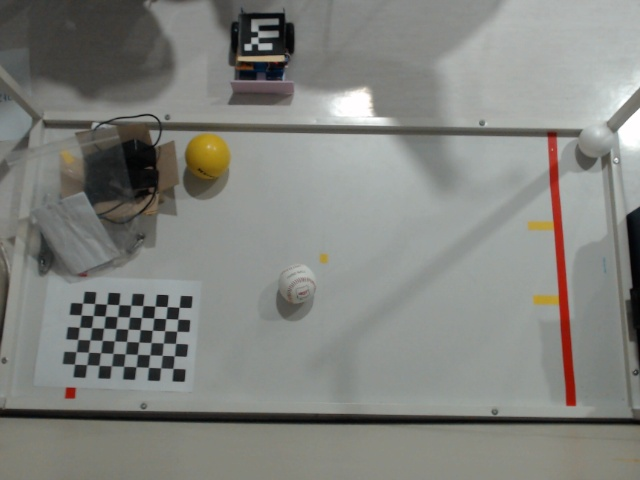
#> input picture assets/calibrate3.jpg, 640 x 480 px
$ python camera.py
#> lines starting #> are read from the running program, lines starting #| are printed output that depends on the picture; after the words box and inside, x2 and y2 are one past the last pixel; in counts of white or black regions, pixels touching at a corner belong together
import cv2
import numpy as np
import cv2.aruco as aruco
import glob
import math
import yaml
import time
import argparse
import sys

class CameraModule:
    def __init__(self, cfg):
        """
        Camera module for the soccer environment.
        Return observations, reward and is_terminate from the camera.

        Args:
            cfg: The configuration file for the camera module.
        """
        self.camera_cfg = cfg['defaults']['camera']
        ball_cfg = self.camera_cfg['ball']
        robot_cfg = self.camera_cfg['robot']
        reward_condition = self.camera_cfg['reward_condition']
        done_condition = self.camera_cfg['done_condition']
        coord_transformer_cfg = self.camera_cfg['coord_transformer']

        self.ball_position, self.robot_a_pos, self.robot_a_angle, self.robot_b_pos, self.robot_b_angle = None, None, None, None, None

        self.ball_tracker = BallTracker(ball_cfg)
        self.robot_tracker = RobotTracker(robot_cfg)
        self.reward_processor = RewardProcessor(reward_condition)
        self.done_processor = TerminationDetector(done_condition)
        self.coord_transformer = CoordinateTransformer(coord_transformer_cfg)

        camera_index = self.camera_cfg['camera_index']
        self.capture = cv2.VideoCapture(camera_index)
        self.capture.set(cv2.CAP_PROP_FRAME_WIDTH, 640)
        self.capture.set(cv2.CAP_PROP_FRAME_HEIGHT, 480)
        # self.capture.set(cv2.CAP_PROP_FPS, 5)

        criteria = (cv2.TERM_CRITERIA_EPS + cv2.TERM_CRITERIA_MAX_ITER, 30, 0.001)

        objp = np.zeros((6*9,3), np.float32)
        objp[:,:2] = np.mgrid[0:9,0:6].T.reshape(-1,2)

        objpoints = [] # 3d point in real world space
        imgpoints = [] # 2d points in image plane.

        images = glob.glob(f'{self.camera_cfg["calibrate_image_path"]}/calibrate*.jpg')
        print(images)
        for fname in images:
            img = cv2.imread(fname)
#> img is the input picture: shape (480, 640, 3); mean B, G, R 126.7, 131.3, 129.9
            gray = cv2.cvtColor(img,cv2.COLOR_BGR2GRAY)

            ret, corners = cv2.findChessboardCorners(gray, (9,6),None)
#> ret = True; corners = 54 rows, first 8: [173, 368.5], [161, 368.1], [148.2, 367.4], [136.1, 367], [123.6, 366.3], [111.2, 365.7], [98.49, 365.6], [86.48, 364.6]
            if ret == True:
                objpoints.append(objp)
                corners2 = cv2.cornerSubPix(gray,corners,(11,11),(-1,-1),criteria)
#> corners2 = 54 rows, first 8: [167.7, 368.4], [167.7, 368.4], [142.5, 367.3], [143.2, 360.8], [119.1, 359.1], [105.8, 358.7], [93.19, 365.2], [81.29, 358.7]
                imgpoints.append(corners2)
                img = cv2.drawChessboardCorners(img, (7,6), corners2,ret)
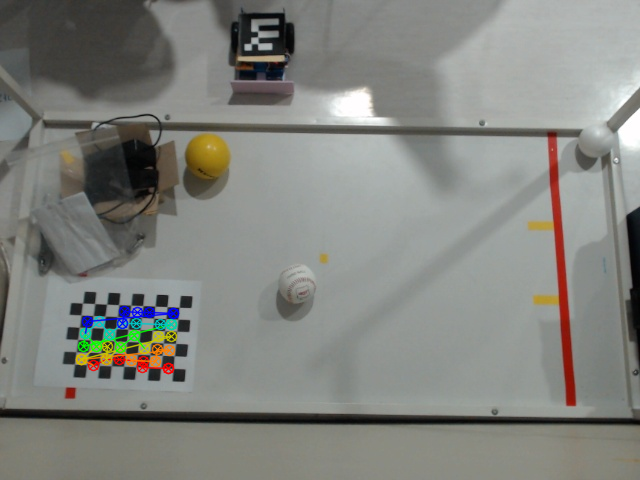
#> img: shape (480, 640, 3); 1.38% of pixels changed, all inside (x1, y1, x2, y2) = (75, 305, 180, 375)
                cv2.imshow('img',img)
                cv2.waitKey(500)
        cv2.destroyAllWindows()

        self.ret, self.mtx, self.dist, self.rvecs, self.tvecs = cv2.calibrateCamera(objpoints, imgpoints, gray.shape[::-1],None,None)
#> self.ret = 7.29; self.mtx = [[52.63, 0, 318.8], [0, 37.57, 239.4], [0, 0, 1]]; self.dist = [[-0.0081, 0.000384, 0.00899, 0.0305, -3.04e-06]]; self.rvecs = ([-0.00702, -0.0994, 3.37],); self.tvecs = ([-12.69, 9.85, 2.72],)
        self.robot_tracker.mtx, self.robot_tracker.dist = self.mtx, self.dist

    # [17 lines left out: function camera_init, not called in this run]

    def get_frame(self):
        """
        Gets the current frame from the camera.

        Returns:
            The current frame from the camera.
        """
        _, frame = self.capture.read()
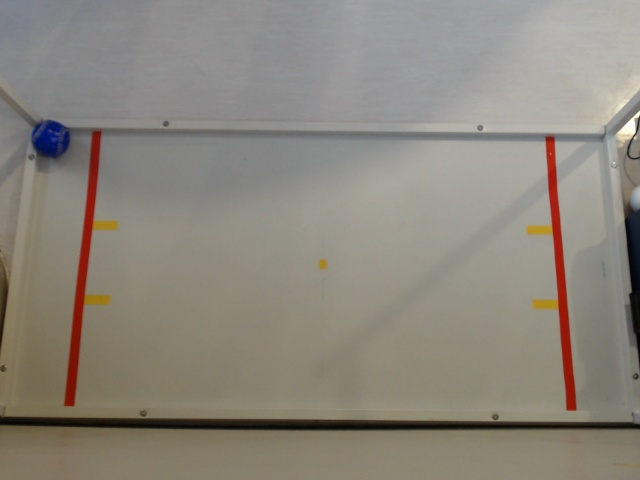
#> input picture client/ball_coord_test/ball0_548.jpg, 640 x 480 px, given in place of the camera
#> frame is the input picture: shape (480, 640, 3); mean B, G, R 124.6, 134.5, 139.9
        return frame

    # [70 lines left out: functions get_obs, get_opponent_obs, test_get_obs, close, not called in this run]

class RewardProcessor:
    def __init__(self, reward_condition):
        """
        Reward module for the soccer environment.
        Calculates reward from the camera.

        Args:
            reward_condition: The condition to calculate the reward from.
        """
        self.ball_reward = reward_condition['ball_reward']
        self.done_reward = reward_condition['done_reward']

        self.x0, self.r0 = self.ball_reward[0] # 100, -0.01
        self.x1, self.r1 = self.ball_reward[1] # 1050, 0.01
        self.done_x0, self.done_r0 = self.done_reward[0] # 100, -1
        self.done_x1, self.done_r1 = self.done_reward[1] # 1050, 1

    # [18 lines left out: function get_reward, not called in this run]


class TerminationDetector:
    def __init__(self, done_condition):
        """
        Detection module for the soccer environment.

        Args:
            done_condition: The condition to calculate if the episode should terminate from.
        """
        self.goal_pos_left, self.goal_pos_right = done_condition

    # [11 lines left out: function is_terminate, not called in this run]

class BallTracker:
    def __init__(self, ball_cfg):
        """
        Module for tracking the ball in the frame.

        Args:
            ball_template_path: Path to the ball template image.
        """
        ball_template_paths = ball_cfg['template_path']
        self.boundary_points = ball_cfg['boundary_points']
        self.ball_template_list = []
        for ball_template_path in ball_template_paths:
            self.ball_template_list.append(cv2.imread(ball_template_path))
        # self.ball_template = cv2.imread(ball_template_path)
        # _, self.w, self.h = ball_template_path[0].shape[::-1]  # Template width and height
        # print(self.w, self.h)

    def track_ball(self, frame):
        """
        Tracks the ball in the frame.

        Args:
            frame: The frame to track the ball in.

        Returns:
            The position of the ball in the frame (center point of the matched area).
        """
        # gray_frame = cv2.cvtColor(frame, cv2.COLOR_BGR2GRAY)  # Convert the frame to grayscale

        # List to store the results of all the scales
        results = []

        # Multi-scale template matching
        for ball_template in self.ball_template_list:
            # Loop over the scales of the image
            for scale in np.linspace(0.95, 1.05, 3)[::-1]:
                # Resize the image according to the scale, and keep track
                # of the ratio of the resizing
                _, w, h = ball_template.shape[::-1]
                resized_template = cv2.resize(ball_template, None, fx=scale, fy=scale)
                r = ball_template.shape[1] / float(resized_template.shape[1])

                # If the resized image is smaller than the template, then break
                # from the loop
                if resized_template.shape[0] > frame.shape[0] or resized_template.shape[1] > frame.shape[1]:
                    break

                # Apply template matching to find the template in the image
                res = cv2.matchTemplate(frame, resized_template, cv2.TM_CCOEFF_NORMED)
                (_, maxVal, _, maxLoc) = cv2.minMaxLoc(res)
                if (self.boundary_points[0][0] < maxLoc[0] * r < self.boundary_points[0][1]) and (self.boundary_points[1][0] < maxLoc[1] * r < self.boundary_points[1][1]):
                    pass
                else:
                    continue

                # Save the result
                results.append((maxVal, maxLoc, r, w, h))
#> this loop made 1 pass
#> ball_template on pass 1: None
#> after the loop, results = []
        if len(results) == 0:
            return None
        # Select the best match with the highest value
        (_, maxLoc, r, w, h) = max(results, key=lambda x: x[0])

        # Compute the (x, y) coordinates of the bounding box for the object
        (startX, startY) = (int(maxLoc[0] * r), int(maxLoc[1] * r))
        (endX, endY) = (int((maxLoc[0] + w) * r), int((maxLoc[1] + h) * r))
        center = (int((startX + endX) / 2), int((startY + endY) / 2))

        return center


class RobotTracker:
    def __init__(self, robot_cfg):
        """
        Module for tracking the robot in the frame.

        Args:
            robot_template_path: Path to the robot template image.
        """
        self.robot_a_aruco_id = robot_cfg['robot_a_aruco_id']
        self.robot_b_aruco_id = robot_cfg['robot_b_aruco_id']
        self.arucoDict = aruco.Dictionary_get(aruco.DICT_5X5_250)
        self.arucoParams = aruco.DetectorParameters_create()
        self.arucoParams.adaptiveThreshConstant = 10

        self.mtx, self.dist = None, None

    # [87 lines left out: functions track_robot, detect_aruco_marker, detect_aruco_marker_id, not called in this run]

class CoordinateTransformer:
    def __init__(self, coord_transformer_cfg):
        """
        Module for transforming image coordinates to real-world coordinates.

        Args:
            src_points: List of points in the image (pixel coordinates).
            dst_points: List of corresponding points in the real world.
        """
        src_points, dst_points = coord_transformer_cfg['src_points'], coord_transformer_cfg['dst_points']
        self.transformation_matrix = cv2.getPerspectiveTransform(np.array(src_points, dtype='float32'),
                                                                  np.array(dst_points, dtype='float32'))
        self.inverse_transformation_matrix = np.linalg.inv(self.transformation_matrix)


    # [34 lines left out: functions transform_image_to_real, transform_real_to_image, not called in this run]

if __name__ == "__main__":
    parser = argparse.ArgumentParser()
    parser.add_argument('--config', type=str, default='./config.yaml', help='Path to config file')
    args = parser.parse_args()

    with open(args.config) as f:
        cfg = yaml.safe_load(f)
    camera = CameraModule(cfg)
    # frame = cv2.imread('./ball_coord_test/ball0_0.jpg')
    while True:
        frame = camera.get_frame()
#> (the run stopped early here; a loop or call above may not have finished)
